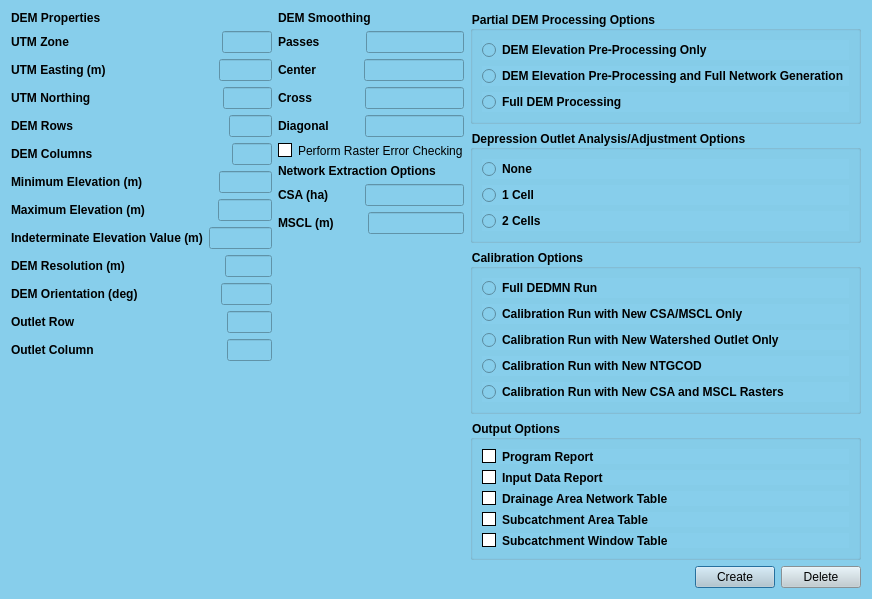
<?xml version="1.0" encoding="UTF-8"?>
<ui version="4.0">
 <class>Dialog</class>
 <widget class="QDialog" name="Dialog">
  <property name="geometry">
   <rect>
    <x>0</x>
    <y>0</y>
    <width>872</width>
    <height>552</height>
   </rect>
  </property>
  <property name="windowTitle">
   <string>DEDNM control file</string>
  </property>
  <property name="styleSheet">
   <string notr="true">background-color: #87CEEB;</string>
  </property>
  <layout class="QGridLayout" name="gridLayout">
   <item row="0" column="0">
    <layout class="QVBoxLayout" name="verticalLayout_9">
     <item>
      <layout class="QHBoxLayout" name="horizontalLayout_20">
       <item>
        <layout class="QHBoxLayout" name="horizontalLayout_19">
         <item>
          <layout class="QVBoxLayout" name="verticalLayout_8">
           <item>
            <widget class="QLabel" name="label_21">
             <property name="font">
              <font>
               <weight>75</weight>
               <bold>true</bold>
              </font>
             </property>
             <property name="text">
              <string>DEM Properties</string>
             </property>
            </widget>
           </item>
           <item>
            <layout class="QVBoxLayout" name="verticalLayout">
             <item>
              <layout class="QHBoxLayout" name="horizontalLayout">
               <item>
                <widget class="QLabel" name="label">
                 <property name="font">
                  <font>
                   <weight>75</weight>
                   <bold>true</bold>
                  </font>
                 </property>
                 <property name="text">
                  <string>UTM Zone                                            </string>
                 </property>
                </widget>
               </item>
               <item>
                <spacer name="horizontalSpacer">
                 <property name="orientation">
                  <enum>Qt::Horizontal</enum>
                 </property>
                 <property name="sizeHint" stdset="0">
                  <size>
                   <width>40</width>
                   <height>20</height>
                  </size>
                 </property>
                </spacer>
               </item>
               <item>
                <widget class="QLineEdit" name="lineEdit"/>
               </item>
              </layout>
             </item>
             <item>
              <layout class="QHBoxLayout" name="horizontalLayout_2">
               <item>
                <widget class="QLabel" name="label_2">
                 <property name="font">
                  <font>
                   <weight>75</weight>
                   <bold>true</bold>
                  </font>
                 </property>
                 <property name="text">
                  <string>UTM Easting (m)                                </string>
                 </property>
                </widget>
               </item>
               <item>
                <spacer name="horizontalSpacer_2">
                 <property name="orientation">
                  <enum>Qt::Horizontal</enum>
                 </property>
                 <property name="sizeHint" stdset="0">
                  <size>
                   <width>40</width>
                   <height>20</height>
                  </size>
                 </property>
                </spacer>
               </item>
               <item>
                <widget class="QLineEdit" name="lineEdit_2"/>
               </item>
              </layout>
             </item>
             <item>
              <layout class="QHBoxLayout" name="horizontalLayout_3">
               <item>
                <widget class="QLabel" name="label_3">
                 <property name="font">
                  <font>
                   <weight>75</weight>
                   <bold>true</bold>
                  </font>
                 </property>
                 <property name="text">
                  <string>UTM Northing                                      </string>
                 </property>
                </widget>
               </item>
               <item>
                <spacer name="horizontalSpacer_3">
                 <property name="orientation">
                  <enum>Qt::Horizontal</enum>
                 </property>
                 <property name="sizeHint" stdset="0">
                  <size>
                   <width>40</width>
                   <height>20</height>
                  </size>
                 </property>
                </spacer>
               </item>
               <item>
                <widget class="QLineEdit" name="lineEdit_3"/>
               </item>
              </layout>
             </item>
             <item>
              <layout class="QHBoxLayout" name="horizontalLayout_4">
               <item>
                <widget class="QLabel" name="label_4">
                 <property name="font">
                  <font>
                   <weight>75</weight>
                   <bold>true</bold>
                  </font>
                 </property>
                 <property name="text">
                  <string>DEM Rows                                             </string>
                 </property>
                </widget>
               </item>
               <item>
                <spacer name="horizontalSpacer_4">
                 <property name="orientation">
                  <enum>Qt::Horizontal</enum>
                 </property>
                 <property name="sizeHint" stdset="0">
                  <size>
                   <width>40</width>
                   <height>20</height>
                  </size>
                 </property>
                </spacer>
               </item>
               <item>
                <widget class="QLineEdit" name="lineEdit_4"/>
               </item>
              </layout>
             </item>
             <item>
              <layout class="QHBoxLayout" name="horizontalLayout_5">
               <item>
                <widget class="QLabel" name="label_5">
                 <property name="font">
                  <font>
                   <weight>75</weight>
                   <bold>true</bold>
                  </font>
                 </property>
                 <property name="text">
                  <string>DEM Columns                                        </string>
                 </property>
                </widget>
               </item>
               <item>
                <spacer name="horizontalSpacer_5">
                 <property name="orientation">
                  <enum>Qt::Horizontal</enum>
                 </property>
                 <property name="sizeHint" stdset="0">
                  <size>
                   <width>40</width>
                   <height>20</height>
                  </size>
                 </property>
                </spacer>
               </item>
               <item>
                <widget class="QLineEdit" name="lineEdit_5"/>
               </item>
              </layout>
             </item>
             <item>
              <layout class="QHBoxLayout" name="horizontalLayout_6">
               <item>
                <widget class="QLabel" name="label_6">
                 <property name="font">
                  <font>
                   <weight>75</weight>
                   <bold>true</bold>
                  </font>
                 </property>
                 <property name="text">
                  <string>Minimum Elevation (m)                     </string>
                 </property>
                </widget>
               </item>
               <item>
                <spacer name="horizontalSpacer_6">
                 <property name="orientation">
                  <enum>Qt::Horizontal</enum>
                 </property>
                 <property name="sizeHint" stdset="0">
                  <size>
                   <width>40</width>
                   <height>20</height>
                  </size>
                 </property>
                </spacer>
               </item>
               <item>
                <widget class="QLineEdit" name="lineEdit_6"/>
               </item>
              </layout>
             </item>
             <item>
              <layout class="QHBoxLayout" name="horizontalLayout_7">
               <item>
                <widget class="QLabel" name="label_7">
                 <property name="font">
                  <font>
                   <weight>75</weight>
                   <bold>true</bold>
                  </font>
                 </property>
                 <property name="text">
                  <string>Maximum Elevation (m)                    </string>
                 </property>
                </widget>
               </item>
               <item>
                <spacer name="horizontalSpacer_7">
                 <property name="orientation">
                  <enum>Qt::Horizontal</enum>
                 </property>
                 <property name="sizeHint" stdset="0">
                  <size>
                   <width>40</width>
                   <height>20</height>
                  </size>
                 </property>
                </spacer>
               </item>
               <item>
                <widget class="QLineEdit" name="lineEdit_7"/>
               </item>
              </layout>
             </item>
             <item>
              <layout class="QHBoxLayout" name="horizontalLayout_8">
               <item>
                <widget class="QLabel" name="label_8">
                 <property name="font">
                  <font>
                   <weight>75</weight>
                   <bold>true</bold>
                  </font>
                 </property>
                 <property name="text">
                  <string>Indeterminate Elevation Value (m)</string>
                 </property>
                </widget>
               </item>
               <item>
                <spacer name="horizontalSpacer_18">
                 <property name="orientation">
                  <enum>Qt::Horizontal</enum>
                 </property>
                 <property name="sizeHint" stdset="0">
                  <size>
                   <width>40</width>
                   <height>20</height>
                  </size>
                 </property>
                </spacer>
               </item>
               <item>
                <widget class="QLineEdit" name="lineEdit_8"/>
               </item>
              </layout>
             </item>
             <item>
              <layout class="QHBoxLayout" name="horizontalLayout_9">
               <item>
                <widget class="QLabel" name="label_9">
                 <property name="font">
                  <font>
                   <weight>75</weight>
                   <bold>true</bold>
                  </font>
                 </property>
                 <property name="text">
                  <string>DEM Resolution (m)                            </string>
                 </property>
                </widget>
               </item>
               <item>
                <spacer name="horizontalSpacer_8">
                 <property name="orientation">
                  <enum>Qt::Horizontal</enum>
                 </property>
                 <property name="sizeHint" stdset="0">
                  <size>
                   <width>40</width>
                   <height>20</height>
                  </size>
                 </property>
                </spacer>
               </item>
               <item>
                <widget class="QLineEdit" name="lineEdit_9"/>
               </item>
              </layout>
             </item>
             <item>
              <layout class="QHBoxLayout" name="horizontalLayout_10">
               <item>
                <widget class="QLabel" name="label_11">
                 <property name="font">
                  <font>
                   <weight>75</weight>
                   <bold>true</bold>
                  </font>
                 </property>
                 <property name="text">
                  <string>DEM Orientation (deg)                       </string>
                 </property>
                </widget>
               </item>
               <item>
                <spacer name="horizontalSpacer_9">
                 <property name="orientation">
                  <enum>Qt::Horizontal</enum>
                 </property>
                 <property name="sizeHint" stdset="0">
                  <size>
                   <width>40</width>
                   <height>20</height>
                  </size>
                 </property>
                </spacer>
               </item>
               <item>
                <widget class="QLineEdit" name="lineEdit_10"/>
               </item>
              </layout>
             </item>
             <item>
              <layout class="QHBoxLayout" name="horizontalLayout_11">
               <item>
                <widget class="QLabel" name="label_12">
                 <property name="font">
                  <font>
                   <weight>75</weight>
                   <bold>true</bold>
                  </font>
                 </property>
                 <property name="text">
                  <string>Outlet Row                                            </string>
                 </property>
                </widget>
               </item>
               <item>
                <spacer name="horizontalSpacer_10">
                 <property name="orientation">
                  <enum>Qt::Horizontal</enum>
                 </property>
                 <property name="sizeHint" stdset="0">
                  <size>
                   <width>40</width>
                   <height>20</height>
                  </size>
                 </property>
                </spacer>
               </item>
               <item>
                <widget class="QLineEdit" name="lineEdit_11"/>
               </item>
              </layout>
             </item>
             <item>
              <layout class="QHBoxLayout" name="horizontalLayout_12">
               <item>
                <widget class="QLabel" name="label_10">
                 <property name="font">
                  <font>
                   <weight>75</weight>
                   <bold>true</bold>
                  </font>
                 </property>
                 <property name="text">
                  <string>Outlet Column                                      </string>
                 </property>
                </widget>
               </item>
               <item>
                <spacer name="horizontalSpacer_11">
                 <property name="orientation">
                  <enum>Qt::Horizontal</enum>
                 </property>
                 <property name="sizeHint" stdset="0">
                  <size>
                   <width>40</width>
                   <height>20</height>
                  </size>
                 </property>
                </spacer>
               </item>
               <item>
                <widget class="QLineEdit" name="lineEdit_16"/>
               </item>
              </layout>
             </item>
             <item>
              <spacer name="verticalSpacer">
               <property name="orientation">
                <enum>Qt::Vertical</enum>
               </property>
               <property name="sizeHint" stdset="0">
                <size>
                 <width>20</width>
                 <height>40</height>
                </size>
               </property>
              </spacer>
             </item>
            </layout>
           </item>
          </layout>
         </item>
         <item>
          <layout class="QVBoxLayout" name="verticalLayout_6">
           <item>
            <layout class="QVBoxLayout" name="verticalLayout_5">
             <item>
              <widget class="QLabel" name="label_17">
               <property name="font">
                <font>
                 <weight>75</weight>
                 <bold>true</bold>
                </font>
               </property>
               <property name="text">
                <string>DEM Smoothing</string>
               </property>
              </widget>
             </item>
             <item>
              <layout class="QVBoxLayout" name="verticalLayout_2">
               <item>
                <layout class="QHBoxLayout" name="horizontalLayout_13">
                 <item>
                  <widget class="QLabel" name="label_13">
                   <property name="font">
                    <font>
                     <weight>75</weight>
                     <bold>true</bold>
                    </font>
                   </property>
                   <property name="text">
                    <string>Passes   </string>
                   </property>
                  </widget>
                 </item>
                 <item>
                  <spacer name="horizontalSpacer_12">
                   <property name="orientation">
                    <enum>Qt::Horizontal</enum>
                   </property>
                   <property name="sizeHint" stdset="0">
                    <size>
                     <width>40</width>
                     <height>20</height>
                    </size>
                   </property>
                  </spacer>
                 </item>
                 <item>
                  <widget class="QLineEdit" name="lineEdit_12"/>
                 </item>
                </layout>
               </item>
               <item>
                <layout class="QHBoxLayout" name="horizontalLayout_14">
                 <item>
                  <widget class="QLabel" name="label_14">
                   <property name="font">
                    <font>
                     <weight>75</weight>
                     <bold>true</bold>
                    </font>
                   </property>
                   <property name="text">
                    <string>Center   </string>
                   </property>
                  </widget>
                 </item>
                 <item>
                  <spacer name="horizontalSpacer_13">
                   <property name="orientation">
                    <enum>Qt::Horizontal</enum>
                   </property>
                   <property name="sizeHint" stdset="0">
                    <size>
                     <width>40</width>
                     <height>20</height>
                    </size>
                   </property>
                  </spacer>
                 </item>
                 <item>
                  <widget class="QLineEdit" name="lineEdit_13"/>
                 </item>
                </layout>
               </item>
               <item>
                <layout class="QHBoxLayout" name="horizontalLayout_15">
                 <item>
                  <widget class="QLabel" name="label_15">
                   <property name="font">
                    <font>
                     <weight>75</weight>
                     <bold>true</bold>
                    </font>
                   </property>
                   <property name="text">
                    <string>Cross     </string>
                   </property>
                  </widget>
                 </item>
                 <item>
                  <spacer name="horizontalSpacer_14">
                   <property name="orientation">
                    <enum>Qt::Horizontal</enum>
                   </property>
                   <property name="sizeHint" stdset="0">
                    <size>
                     <width>40</width>
                     <height>20</height>
                    </size>
                   </property>
                  </spacer>
                 </item>
                 <item>
                  <widget class="QLineEdit" name="lineEdit_15"/>
                 </item>
                </layout>
               </item>
               <item>
                <layout class="QHBoxLayout" name="horizontalLayout_16">
                 <item>
                  <widget class="QLabel" name="label_16">
                   <property name="font">
                    <font>
                     <weight>75</weight>
                     <bold>true</bold>
                    </font>
                   </property>
                   <property name="text">
                    <string>Diagonal</string>
                   </property>
                  </widget>
                 </item>
                 <item>
                  <spacer name="horizontalSpacer_15">
                   <property name="orientation">
                    <enum>Qt::Horizontal</enum>
                   </property>
                   <property name="sizeHint" stdset="0">
                    <size>
                     <width>40</width>
                     <height>20</height>
                    </size>
                   </property>
                  </spacer>
                 </item>
                 <item>
                  <widget class="QLineEdit" name="lineEdit_14"/>
                 </item>
                </layout>
               </item>
              </layout>
             </item>
            </layout>
           </item>
           <item>
            <widget class="QCheckBox" name="checkBox">
             <property name="styleSheet">
              <string notr="true">QCheckBox::hover{color:white}

QCheckBox::indicator:unchecked {
    background-color: white;
	border: 1px solid black
}</string>
             </property>
             <property name="text">
              <string>Perform Raster Error Checking</string>
             </property>
            </widget>
           </item>
           <item>
            <layout class="QVBoxLayout" name="verticalLayout_4">
             <item>
              <widget class="QLabel" name="label_18">
               <property name="font">
                <font>
                 <weight>75</weight>
                 <bold>true</bold>
                </font>
               </property>
               <property name="text">
                <string>Network Extraction Options</string>
               </property>
              </widget>
             </item>
             <item>
              <layout class="QVBoxLayout" name="verticalLayout_3">
               <item>
                <layout class="QHBoxLayout" name="horizontalLayout_17">
                 <item>
                  <widget class="QLabel" name="label_19">
                   <property name="font">
                    <font>
                     <weight>75</weight>
                     <bold>true</bold>
                    </font>
                   </property>
                   <property name="text">
                    <string>CSA (ha)</string>
                   </property>
                  </widget>
                 </item>
                 <item>
                  <spacer name="horizontalSpacer_16">
                   <property name="orientation">
                    <enum>Qt::Horizontal</enum>
                   </property>
                   <property name="sizeHint" stdset="0">
                    <size>
                     <width>40</width>
                     <height>20</height>
                    </size>
                   </property>
                  </spacer>
                 </item>
                 <item>
                  <widget class="QLineEdit" name="lineEdit_17"/>
                 </item>
                </layout>
               </item>
               <item>
                <layout class="QHBoxLayout" name="horizontalLayout_18">
                 <item>
                  <widget class="QLabel" name="label_20">
                   <property name="font">
                    <font>
                     <weight>75</weight>
                     <bold>true</bold>
                    </font>
                   </property>
                   <property name="text">
                    <string>MSCL (m)</string>
                   </property>
                  </widget>
                 </item>
                 <item>
                  <spacer name="horizontalSpacer_17">
                   <property name="orientation">
                    <enum>Qt::Horizontal</enum>
                   </property>
                   <property name="sizeHint" stdset="0">
                    <size>
                     <width>40</width>
                     <height>20</height>
                    </size>
                   </property>
                  </spacer>
                 </item>
                 <item>
                  <widget class="QLineEdit" name="lineEdit_18"/>
                 </item>
                </layout>
               </item>
              </layout>
             </item>
             <item>
              <spacer name="verticalSpacer_2">
               <property name="orientation">
                <enum>Qt::Vertical</enum>
               </property>
               <property name="sizeHint" stdset="0">
                <size>
                 <width>20</width>
                 <height>40</height>
                </size>
               </property>
              </spacer>
             </item>
            </layout>
           </item>
          </layout>
         </item>
        </layout>
       </item>
       <item>
        <layout class="QVBoxLayout" name="verticalLayout_7">
         <item>
          <widget class="QGroupBox" name="groupBox">
           <property name="font">
            <font>
             <weight>75</weight>
             <bold>true</bold>
            </font>
           </property>
           <property name="title">
            <string>Partial DEM Processing Options</string>
           </property>
           <layout class="QGridLayout" name="gridLayout_2">
            <item row="1" column="1">
             <widget class="QRadioButton" name="radioButton">
              <property name="font">
               <font>
                <weight>75</weight>
                <bold>true</bold>
               </font>
              </property>
              <property name="text">
               <string>DEM Elevation Pre-Processing Only</string>
              </property>
             </widget>
            </item>
            <item row="2" column="1">
             <widget class="QRadioButton" name="radioButton_2">
              <property name="font">
               <font>
                <weight>75</weight>
                <bold>true</bold>
               </font>
              </property>
              <property name="text">
               <string>DEM Elevation Pre-Processing and Full Network Generation</string>
              </property>
             </widget>
            </item>
            <item row="3" column="1">
             <widget class="QRadioButton" name="radioButton_3">
              <property name="font">
               <font>
                <weight>75</weight>
                <bold>true</bold>
               </font>
              </property>
              <property name="text">
               <string>Full DEM Processing</string>
              </property>
             </widget>
            </item>
           </layout>
          </widget>
         </item>
         <item>
          <widget class="QGroupBox" name="groupBox_2">
           <property name="font">
            <font>
             <weight>75</weight>
             <bold>true</bold>
            </font>
           </property>
           <property name="title">
            <string>Depression Outlet Analysis/Adjustment Options</string>
           </property>
           <layout class="QGridLayout" name="gridLayout_3">
            <item row="0" column="0">
             <widget class="QRadioButton" name="radioButton_4">
              <property name="font">
               <font>
                <weight>75</weight>
                <bold>true</bold>
               </font>
              </property>
              <property name="text">
               <string>None</string>
              </property>
             </widget>
            </item>
            <item row="1" column="0">
             <widget class="QRadioButton" name="radioButton_5">
              <property name="font">
               <font>
                <weight>75</weight>
                <bold>true</bold>
               </font>
              </property>
              <property name="text">
               <string>1 Cell</string>
              </property>
             </widget>
            </item>
            <item row="2" column="0">
             <widget class="QRadioButton" name="radioButton_6">
              <property name="font">
               <font>
                <weight>75</weight>
                <bold>true</bold>
               </font>
              </property>
              <property name="text">
               <string>2 Cells</string>
              </property>
             </widget>
            </item>
           </layout>
          </widget>
         </item>
         <item>
          <widget class="QGroupBox" name="groupBox_3">
           <property name="font">
            <font>
             <weight>75</weight>
             <bold>true</bold>
            </font>
           </property>
           <property name="title">
            <string>Calibration Options</string>
           </property>
           <layout class="QGridLayout" name="gridLayout_4">
            <item row="0" column="0">
             <widget class="QRadioButton" name="radioButton_7">
              <property name="font">
               <font>
                <weight>75</weight>
                <bold>true</bold>
               </font>
              </property>
              <property name="text">
               <string>Full DEDMN Run</string>
              </property>
             </widget>
            </item>
            <item row="1" column="0">
             <widget class="QRadioButton" name="radioButton_8">
              <property name="font">
               <font>
                <weight>75</weight>
                <bold>true</bold>
               </font>
              </property>
              <property name="text">
               <string>Calibration Run with New CSA/MSCL Only</string>
              </property>
             </widget>
            </item>
            <item row="2" column="0">
             <widget class="QRadioButton" name="radioButton_9">
              <property name="font">
               <font>
                <weight>75</weight>
                <bold>true</bold>
               </font>
              </property>
              <property name="text">
               <string>Calibration Run with New Watershed Outlet Only</string>
              </property>
             </widget>
            </item>
            <item row="3" column="0">
             <widget class="QRadioButton" name="radioButton_10">
              <property name="font">
               <font>
                <weight>75</weight>
                <bold>true</bold>
               </font>
              </property>
              <property name="text">
               <string>Calibration Run with New NTGCOD</string>
              </property>
             </widget>
            </item>
            <item row="4" column="0">
             <widget class="QRadioButton" name="radioButton_11">
              <property name="font">
               <font>
                <weight>75</weight>
                <bold>true</bold>
               </font>
              </property>
              <property name="text">
               <string>Calibration Run with New CSA and MSCL Rasters</string>
              </property>
             </widget>
            </item>
           </layout>
          </widget>
         </item>
         <item>
          <widget class="QGroupBox" name="groupBox_4">
           <property name="font">
            <font>
             <weight>75</weight>
             <bold>true</bold>
            </font>
           </property>
           <property name="title">
            <string>Output Options</string>
           </property>
           <layout class="QGridLayout" name="gridLayout_5">
            <item row="2" column="0">
             <widget class="QCheckBox" name="checkBox_6">
              <property name="font">
               <font>
                <weight>75</weight>
                <bold>true</bold>
               </font>
              </property>
              <property name="styleSheet">
               <string notr="true">QCheckBox::hover{color:white}

QCheckBox::indicator:unchecked {
    background-color: white;
	border: 1px solid black
}</string>
              </property>
              <property name="text">
               <string>Drainage Area Network Table</string>
              </property>
             </widget>
            </item>
            <item row="3" column="0">
             <widget class="QCheckBox" name="checkBox_7">
              <property name="font">
               <font>
                <weight>75</weight>
                <bold>true</bold>
               </font>
              </property>
              <property name="styleSheet">
               <string notr="true">QCheckBox::hover{color:white}

QCheckBox::indicator:unchecked {
    background-color: white;
	border: 1px solid black
}</string>
              </property>
              <property name="text">
               <string>Subcatchment Area Table</string>
              </property>
             </widget>
            </item>
            <item row="0" column="0">
             <widget class="QCheckBox" name="checkBox_4">
              <property name="font">
               <font>
                <weight>75</weight>
                <bold>true</bold>
               </font>
              </property>
              <property name="styleSheet">
               <string notr="true">QCheckBox::hover{color:white}

QCheckBox::indicator:unchecked {
    background-color: white;
	border: 1px solid black
}</string>
              </property>
              <property name="text">
               <string>Program Report</string>
              </property>
             </widget>
            </item>
            <item row="1" column="0">
             <widget class="QCheckBox" name="checkBox_5">
              <property name="font">
               <font>
                <weight>75</weight>
                <bold>true</bold>
               </font>
              </property>
              <property name="styleSheet">
               <string notr="true">QCheckBox::hover{color:white}

QCheckBox::indicator:unchecked {
    background-color: white;
	border: 1px solid black
}</string>
              </property>
              <property name="text">
               <string>Input Data Report</string>
              </property>
             </widget>
            </item>
            <item row="4" column="0">
             <widget class="QCheckBox" name="checkBox_8">
              <property name="font">
               <font>
                <weight>75</weight>
                <bold>true</bold>
               </font>
              </property>
              <property name="styleSheet">
               <string notr="true">QCheckBox::hover{color:white}

QCheckBox::indicator:unchecked {
    background-color: white;
	border: 1px solid black
}</string>
              </property>
              <property name="text">
               <string>Subcatchment Window Table</string>
              </property>
             </widget>
            </item>
           </layout>
          </widget>
         </item>
        </layout>
       </item>
      </layout>
     </item>
     <item>
      <layout class="QHBoxLayout" name="horizontalLayout_21">
       <item>
        <widget class="QLabel" name="label_22">
         <property name="text">
          <string/>
         </property>
        </widget>
       </item>
       <item>
        <spacer name="horizontalSpacer_19">
         <property name="orientation">
          <enum>Qt::Horizontal</enum>
         </property>
         <property name="sizeHint" stdset="0">
          <size>
           <width>40</width>
           <height>20</height>
          </size>
         </property>
        </spacer>
       </item>
       <item>
        <widget class="QPushButton" name="pushButton">
         <property name="styleSheet">
          <string notr="true">background-color: #becbd1;</string>
         </property>
         <property name="text">
          <string>Create</string>
         </property>
        </widget>
       </item>
       <item>
        <widget class="QPushButton" name="delete_2">
         <property name="styleSheet">
          <string notr="true">background-color: #becbd1;</string>
         </property>
         <property name="text">
          <string>Delete</string>
         </property>
        </widget>
       </item>
      </layout>
     </item>
    </layout>
   </item>
  </layout>
 </widget>
 <tabstops>
  <tabstop>lineEdit</tabstop>
  <tabstop>lineEdit_2</tabstop>
  <tabstop>lineEdit_3</tabstop>
  <tabstop>lineEdit_4</tabstop>
  <tabstop>lineEdit_5</tabstop>
  <tabstop>lineEdit_6</tabstop>
  <tabstop>lineEdit_7</tabstop>
  <tabstop>lineEdit_8</tabstop>
  <tabstop>lineEdit_9</tabstop>
  <tabstop>lineEdit_10</tabstop>
  <tabstop>lineEdit_11</tabstop>
  <tabstop>lineEdit_16</tabstop>
  <tabstop>lineEdit_12</tabstop>
  <tabstop>lineEdit_13</tabstop>
  <tabstop>lineEdit_15</tabstop>
  <tabstop>lineEdit_14</tabstop>
  <tabstop>checkBox</tabstop>
  <tabstop>lineEdit_17</tabstop>
  <tabstop>lineEdit_18</tabstop>
  <tabstop>radioButton</tabstop>
  <tabstop>radioButton_2</tabstop>
  <tabstop>radioButton_3</tabstop>
  <tabstop>radioButton_4</tabstop>
  <tabstop>radioButton_5</tabstop>
  <tabstop>radioButton_6</tabstop>
  <tabstop>radioButton_7</tabstop>
  <tabstop>radioButton_8</tabstop>
  <tabstop>radioButton_9</tabstop>
  <tabstop>radioButton_10</tabstop>
  <tabstop>radioButton_11</tabstop>
  <tabstop>checkBox_4</tabstop>
  <tabstop>checkBox_5</tabstop>
  <tabstop>checkBox_6</tabstop>
  <tabstop>checkBox_7</tabstop>
  <tabstop>checkBox_8</tabstop>
 </tabstops>
 <resources/>
 <connections/>
</ui>
